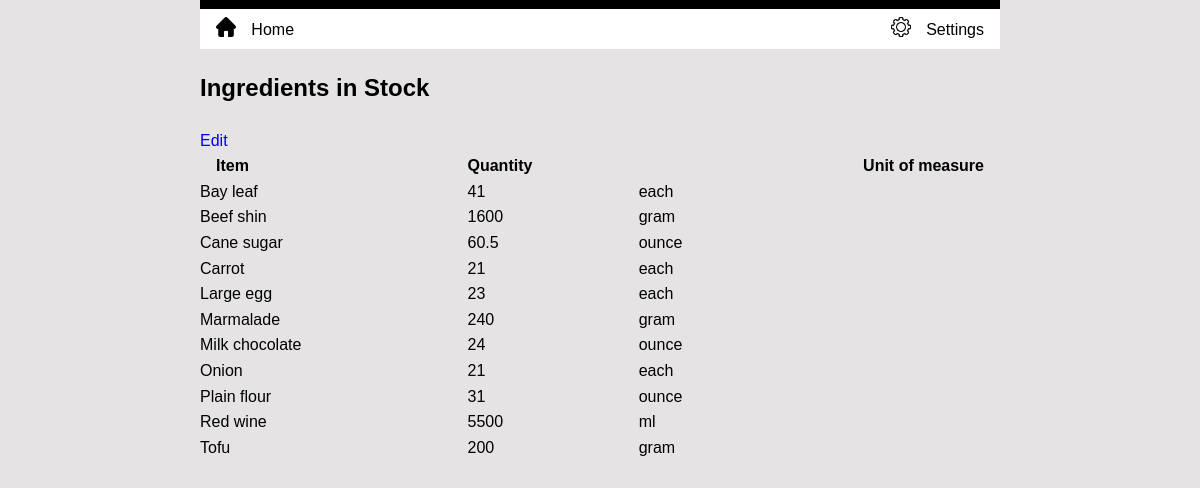
Page /stock/currentstock/ (signed in) on the earlier database version.
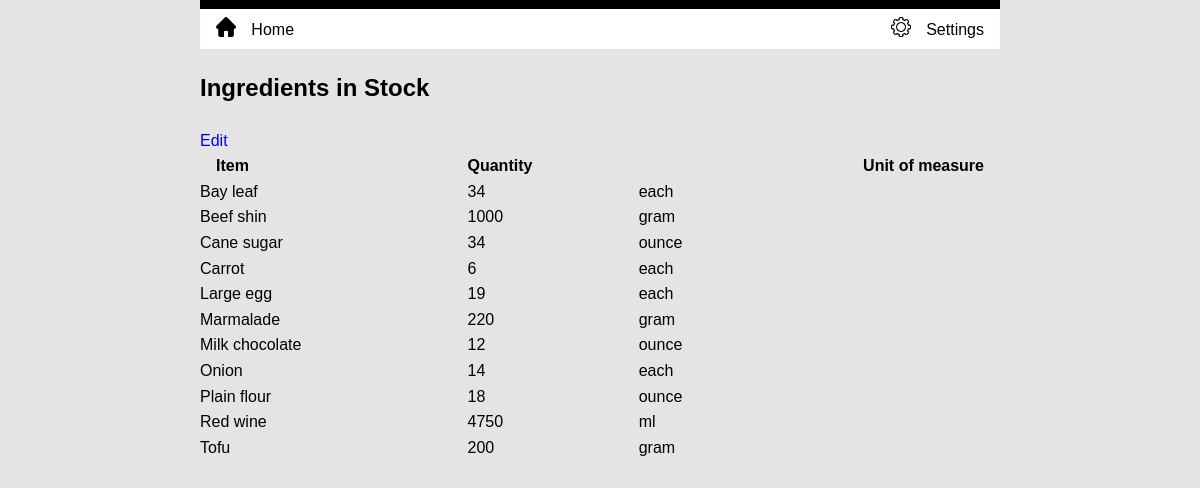
Same page on the later database version.
### inventory/models.py (models this page shows, shortened)
class Ingredient(models.Model):
    class Meta:
        ordering = ['name']
    name = models.CharField(unique=True, max_length=200)
    quantity = models.PositiveIntegerField(blank=True, null=True)
    unit = models.CharField(max_length=10)
    unit_price = models.DecimalField(
        blank=True, null=True, max_digits=6, decimal_places=3
    )
    kanban = models.BooleanField(default=False, verbose_name='Reorder')
    threshold = models.IntegerField(blank=True, null=True, verbose_name='Reorder Threshold')
    re_order = models.IntegerField(blank=True, null=True, verbose_name='Reorder Quantity')

### inventory/views.py (the view)
# urls.py: path('stock/currentstock/', views.CurrentStockView.as_view(), name='current_stock'),
class CurrentStockView(LoginRequiredMixin, ListView):
    model = Ingredient
    template_name = 'inventory/current_stock.html'
    def get_queryset(self):
        return Ingredient.objects.filter(quantity__gt=0)

### inventory/templates/inventory/current_stock.html (shortened to what this page needs)
{% extends 'base.html' %}
{% load static %}
{% block content %}
  <h2>Ingredients in Stock</h2>
  <a href="{% url 'update_stock' %}">Edit</a>
  <table>
    <thead>
      <tr>
        <th>Item</th>
        <th>Quantity</th>
        <th>Unit of measure</th>
      </tr>
    </thead>
    <tbody>
      {% for item in object_list %}
          <tr>
            <td>{{ item.name }}</td>
            <td>{{ item.quantity }}</td>
            <td>{{ item.unit}}</td>
          </tr>
      {% endfor %}
    </tbody>
  </table>
{% endblock %}

Differences in the rows shown:
changed Ingredient "Bay leaf": quantity "41" → "34"
changed Ingredient "Beef shin": quantity "1600" → "1000"
changed Ingredient "Cane sugar": quantity "60.5" → "34"
changed Ingredient "Carrot": quantity "21" → "6"
changed Ingredient "Large egg": quantity "23" → "19"
changed Ingredient "Marmalade": quantity "240" → "220"
changed Ingredient "Milk chocolate": quantity "24" → "12"
changed Ingredient "Onion": quantity "21" → "14"
changed Ingredient "Plain flour": quantity "31" → "18"
changed Ingredient "Red wine": quantity "5500" → "4750"
